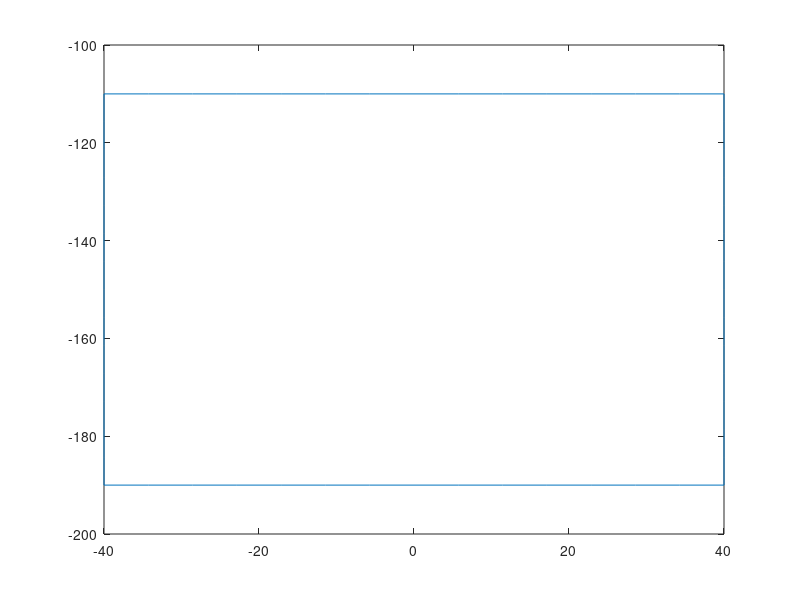

The MATLAB script that drew this image:
%% Params

N = 60;

height = 80;
width = 80;
center = [0; -150];

%% Create square

top_edge = [
  linspace(center(1)-width/2, center(1)+width/2, N/4);
  linspace(center(2)+height/2, center(2)+height/2, N/4)
];
right_edge = [
  linspace(center(1)+width/2, center(1)+width/2, N/4);
  linspace(center(2)+height/2, center(2)-height/2, N/4)
];
bottom_edge = [
  linspace(center(1)+width/2, center(1)-width/2, N/4);
  linspace(center(2)-height/2, center(2)-height/2, N/4)
];
left_edge = [
  linspace(center(1)-width/2, center(1)-width/2, N/4);
  linspace(center(2)-height/2, center(2)+height/2, N/4)
];

trajectory = [top_edge, right_edge, bottom_edge, left_edge];

%% Plot square

figure()
plot(trajectory(1,:), trajectory(2,:))
